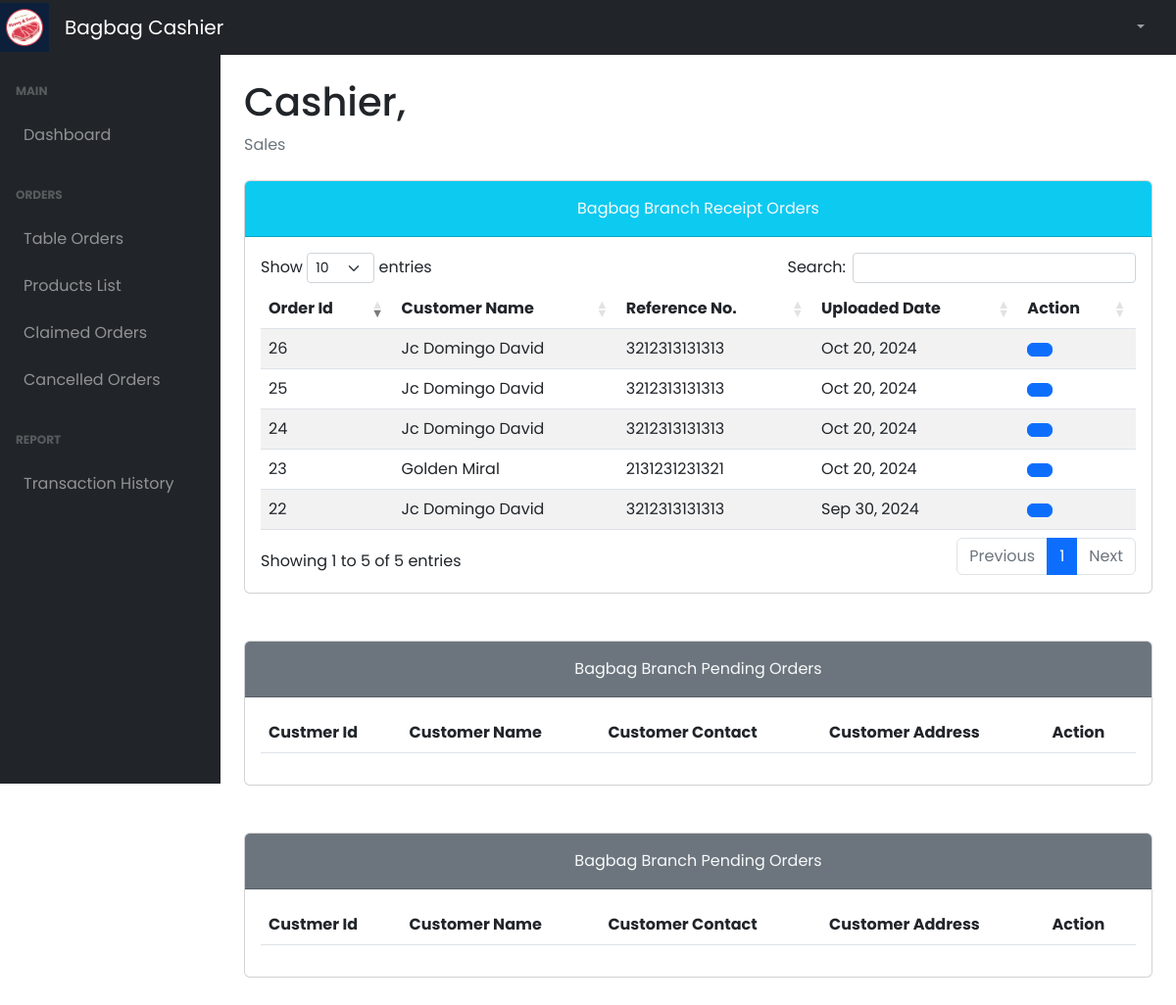
The app's page /cashier1/tableOrdersPrac.php (signed in) with its own data.
### tables this page shows
CREATE TABLE `tbl_receipt` (
  `receipt_id` int(11) NOT NULL,
  `account_id` int(11) NOT NULL,
  `receipt_img` varchar(255) NOT NULL,
  `receipt_number` varchar(50) NOT NULL,
  `deposit_amount` int(11) NOT NULL,
  `uploaded_date` date NOT NULL,
  `branch_id` int(11) NOT NULL DEFAULT 1
);

### cashier1/tableOrdersPrac.php (the view, shortened to what this page needs)
<!DOCTYPE html>
<html lang="en">
  <head>
    <link href="../plugins/dataTables.bootstrap5.min.css" rel="stylesheet" />
    <link href="../plugins/responsive.bootstrap5.min.css" rel="stylesheet" />
    <link href="../styles/bootstrap5-min.css" rel="stylesheet" />
    <link href="../styles/card-general.css" rel="stylesheet" />
  </head>
  <body class="sb-nav-fixed">
    <?php require_once("./navbar.php"); ?>
    <div id="layoutSidenav">
      <?php require_once("./sidebar.php"); ?>
      <div id="layoutSidenav_content">
        <main>
          <div class="container-fluid px-4">
            <h1 class="mt-4" id="full_name">Cashier,</h1>
            <ol class="breadcrumb mb-4">
              <li class="breadcrumb-item active">Sales</li>
            </ol>
                  <div class="card mb-5">
                    <div class="card-header bg-info pt-3">
                        <div class="text-center">
                            <p class="card-title text-light">Bagbag Branch Receipt Orders
                        </div>
                    </div>
                    <div class="card-body">
                      <table id="residenceAccounts" class="table table-striped nowrap" style="width:100%">
                        <thead>
                          <tr>
                              <th>Order Id</th>
                              <th>Customer Name</th>
                              <th>Reference No.</th>
                              <th>Uploaded Date</th>
                              <th>Action</th>
                          </tr>
                        </thead>
                        <tbody>
                          <?php
                            $query = "SELECT tr.*, CONCAT(td.first_name, ' ', td.middle_name, ' ', td.last_name) as full_name,
                            td.address, td.contact
                            FROM tbl_receipt tr
                            INNER JOIN tbl_account_details td ON td.account_id = tr.account_id
                            WHERE tr.branch_id = 1;";
                            $stmt = $conn->prepare($query);
                            $stmt->execute();
                            $result = $stmt->get_result();
                              while ($data = $result->fetch_assoc()) {
                                $dateObject = new DateTime($data["uploaded_date"]);
                                $formattedDate = $dateObject->format('M j, Y');
                          ?>
                          <tr>
                            <td><?php echo $data['receipt_id'];?></td>
                            <td><?php echo $data['full_name'];?></td>
                            <td><?php echo $data["receipt_number"]; ?></td>
                            <td><?php echo $formattedDate; ?></td>
                            <td>
                                <button type="button" class="btn btn-primary" id="<?php echo $data["receipt_id"] ?>"  data-bs-toggle="modal"
                                data-bs-target="#receiptDetails<?php echo $data["receipt_id"] ?>" data-bs-whatever="@getbootstrap">
                                </button>
                            </td>
                          </tr>
                          <?php
                            }
                          ?>
                        </tbody>
                      </table>
                    </div>
                  </div>
                  <div class="card mb-5">
                    <div class="card-header bg-secondary pt-3">
                        <div class="text-center">
                            <p class="card-title text-light">Bagbag Branch Pending Orders
                        </div>
                    </div>
                    <div class="card-body">
                      <table id="residenceAccounts" class="table table-striped nowrap" style="width:100%">
                        <thead>
                          <tr>
                              <th>Custmer Id</th>
                              <th>Customer Name</th>
                              <th>Customer Contact</th>
                              <th>Customer Address</th>
                              <th>Action</th>
                          </tr>
                        </thead>
                      </table>
                    </div>
                  </div>
                  <div class="card mb-5">
                    <div class="card-header bg-secondary pt-3">
                        <div class="text-center">
                            <p class="card-title text-light">Bagbag Branch Pending Orders
                        </div>
                    </div>
                    <div class="card-body">
                      <table id="residenceAccounts" class="table table-striped nowrap" style="width:100%">
                        <thead>
                          <tr>
                              <th>Custmer Id</th>
                              <th>Customer Name</th>
                              <th>Customer Contact</th>
                              <th>Customer Address</th>
                              <th>Action</th>
                          </tr>
                        </thead>
                      </table>
                    </div>
                  </div>
            </div>
      </main>
    </div>
  </div>
    <link rel="stylesheet" href="../styles/dataTables.min.css">
  </body>
</html>

### styles/card-general.css (style rules this page uses)
* { margin: 0; padding: 0; box-sizing: border-box; font-family: "Poppins", sans-serif; }

### records on screen
tbl_receipt: receipt_id "22", full_name "Jc Domingo David", receipt_number "3212313131313", uploaded_date "Sep 30, 2024"
tbl_receipt: receipt_id "24", full_name "Jc Domingo David", receipt_number "3212313131313", uploaded_date "Oct 20, 2024"
tbl_receipt: receipt_id "25", full_name "Jc Domingo David", receipt_number "3212313131313", uploaded_date "Oct 20, 2024"
tbl_receipt: receipt_id "26", full_name "Jc Domingo David", receipt_number "3212313131313", uploaded_date "Oct 20, 2024"
tbl_receipt: receipt_id "23", full_name "Golden Miral", receipt_number "2131231231321", uploaded_date "Oct 20, 2024"
